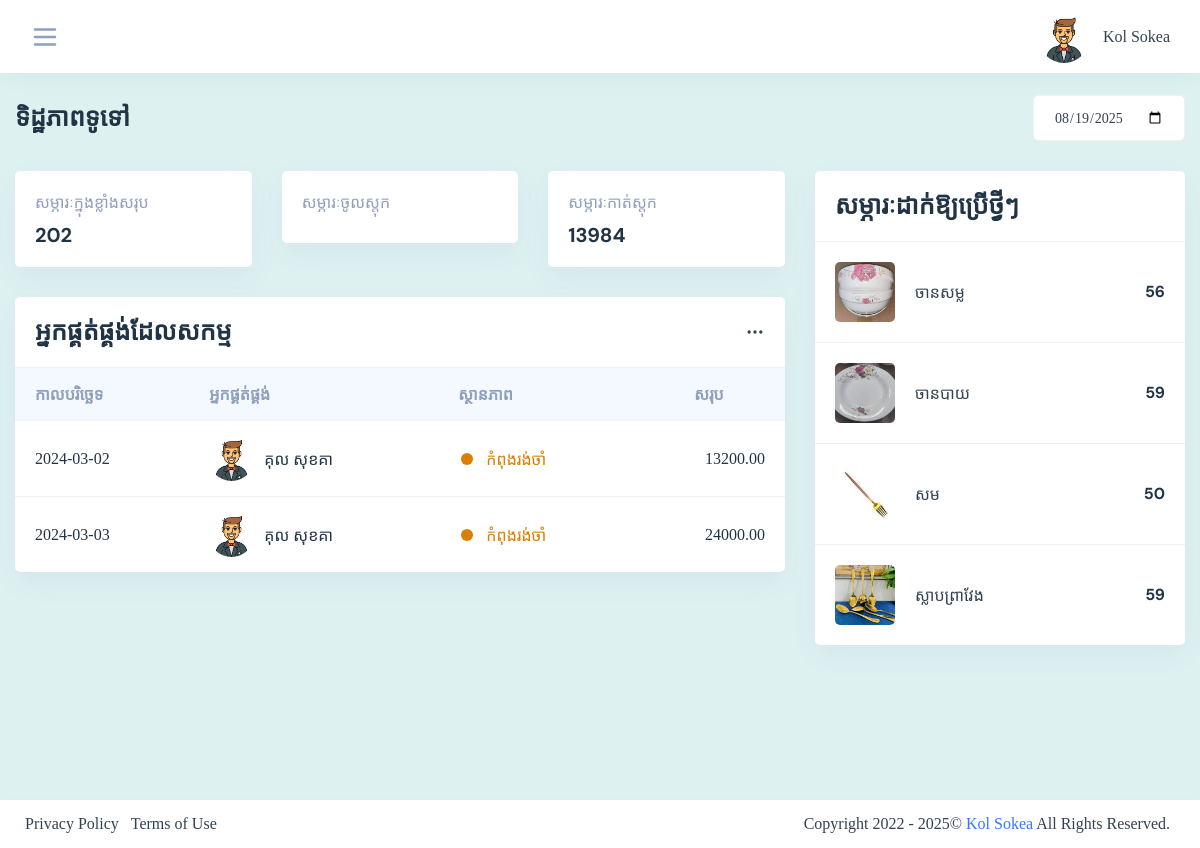
Page /admin/ (signed in) on the committed database.
### tables this page shows
CREATE TABLE `tbl_userprofiles` (
  `usf_id` int(5) NOT NULL,
  `usf_us_id` int(5) NOT NULL,
  `usf_firstname` varchar(50) DEFAULT NULL,
  `usf_lastname` varchar(50) DEFAULT NULL,
  `usf_gender` int(5) DEFAULT NULL,
  `usf_dob` date DEFAULT NULL,
  `usf_phone` varchar(50) DEFAULT NULL,
  `usf_image` varchar(50) DEFAULT NULL,
  `usf_address` varchar(50) DEFAULT NULL,
  `usf_created_date` datetime DEFAULT NULL
);

CREATE TABLE `tbl_order` (
  `or_id` int(5) NOT NULL,
  `or_code` varchar(50) DEFAULT NULL,
  `or_supplier_id` int(5) DEFAULT NULL,
  `or_buyer_id` int(5) DEFAULT NULL,
  `or_receive` tinyint(1) DEFAULT NULL,
  `or_status` tinyint(1) DEFAULT NULL,
  `or_draft` tinyint(1) DEFAULT NULL,
  `or_created_date` date DEFAULT NULL,
  `or_expected_date` date DEFAULT NULL
);

CREATE TABLE `tbl_suppliers` (
  `sp_id` int(5) NOT NULL,
  `sp_name` varchar(50) DEFAULT NULL,
  `sp_company` varchar(50) DEFAULT NULL,
  `sp_email` varchar(50) DEFAULT NULL,
  `sp_phone` varchar(50) DEFAULT NULL,
  `sp_address` varchar(255) DEFAULT NULL,
  `sp_image` varchar(50) NOT NULL,
  `sp_created_date` datetime DEFAULT NULL
);

### admin/index.php (called while the page is built, shortened)
<?php
    include("main_header.php");
    include("main_dashboard.php");
    include("main_foother.php");
?>

### admin/main_dashboard.php (the view, shortened to what this page needs)
<div class="container-fluid">
   <div class="row">
      <div class="col-md-12 mb-4 mt-1">
         <div class="d-flex flex-wrap justify-content-between align-items-center">
             <h4 class="font-weight-bold">ទិដ្ឋភាពទូទៅ</h4>
             <div class="form-group mb-0 vanila-daterangepicker d-flex flex-row">
                  <div class="">
                     <input type="date" name="inputdate" id="inputdate" class="form-control" placeholder="From Date" onchange="selectStock()">
                  </div>
            </div>
         </div>
      </div>
      <div class="col-lg-8 col-md-12">
         <div class="row">
            <div class="col-md-4">
               <div class="card">
                  <div class="card-body">
                     <div class="d-flex align-items-center">
                        <div class="">
                            <a href="form_stocks_available.php"><p class="mb-2 text-secondary">សម្ភារៈក្នុងខ្លាំងសរុប</p></a>
                            <div class="d-flex flex-wrap justify-content-start align-items-center">
                            <?php
                              $stock_itemavailable_total = 0;
                              $query ="SELECT stock_itemavailable FROM tbl_stocks";
                              $query_run = mysqli_query($conn, $query);
                              if(mysqli_num_rows($query_run) > 0) {
                                 foreach($query_run as $row) {
                                    $stock_itemavailable = $row['stock_itemavailable'];
                                    $stock_itemavailable_total += $stock_itemavailable;
                                 }
                              }
                              ?>
                              <h5 class="mb-0 font-weight-bold"><?= $stock_itemavailable_total ?></h5>
                            </div>
                        </div>
                     </div>
                  </div>
               </div>
            </div>
            <div class="col-md-4">
                  <div class="card">
                     <div class="card-body">
                        <div class="d-flex align-items-center">
                              <div class="">
                                 <a href="form_stocks_in.php"><p class="mb-2 text-secondary">សម្ភារៈចូលស្តុក</p></a>
                              </div>
                        </div>
                     </div>
                  </div>
                  </div>
                  <div class="col-md-4">
                  <div class="card">
                     <div class="card-body">
                        <div class="d-flex align-items-center">
                              <div class="">
                                 <p class="mb-2 text-secondary">សម្ភារៈកាត់ស្តុក</p>
                                 <div class="d-flex flex-wrap justify-content-start align-items-center">
                                    <h5 class="mb-0 font-weight-bold" id="totalstockout">13984</h5>
                                 </div>
                              </div>
                        </div>
                     </div>
                  </div>
                  </div>
                  <div class="col-md-12">
                  <div class="card">
                  <div class="card-header d-flex justify-content-between">
                     <div class="header-title">
                        <h4 class="card-title">អ្នកផ្គត់ផ្គង់ដែលសកម្ម</h4>
                     </div>
                     <div class="card-header-toolbar d-flex align-items-center">
                        <div class="dropdown">
                           </div>
                     </div>
                  </div>
                  <div class="card-body p-0">
                     <div class="table-responsive">
                        <table class="table table-hover mb-0">
                           <thead class="table-color-heading">
                              <tr class="text-secondary">
                                 <th scope="col">កាលបរិច្ឆេទ</th>
                                 <th scope="col">អ្នកផ្គត់ផ្គង់</th>
                                 <th scope="col">ស្ថានភាព</th>
                                 <th scope="col" class="text-center">សរុប</th>
                              </tr>
                           </thead>
                           <tbody class="ligth-body">
                              <?php
                              $query ="SELECT or_id, or_code, or_supplier_id, or_receive, or_created_date FROM tbl_order WHERE or_receive != '2' AND or_draft = '1' AND or_status = '1'";
                              $query_run = mysqli_query($conn, $query);
                              if(mysqli_num_rows($query_run) > 0)
                              {
                                 foreach($query_run as $rowor)
                                 {
                                 ?>
                                 <tr class="white-space-no-wrap" onclick="dataofTable(this)">
                                       <td>
                                          <?=$rowor['or_created_date'];?>
                                       </td>
                                       <?php
                                          $sp_id = $rowor['or_supplier_id'];
                                          $query ="SELECT sp_name, sp_image FROM tbl_suppliers WHERE sp_id = $sp_id";
                                          $query_run = mysqli_query($conn, $query);
                                          if(mysqli_num_rows($query_run) > 0)
                                          {
                                             foreach($query_run as $rows)
                                             {
                                                ?>
                                                <td>
                                                   <div class="d-flex align-items-center">
                                                      <div class="avatar-45 mr-2">
                                                         <img src="../assets/images/user/<?=$rows['sp_image'];?>" class="img-fluid rounded-circle"
                                                            alt="image">
                                                      </div>
                                                      <div><?=$rows['sp_name'];?></div>
                                                   </div>
                                                </td>
                                                <?php
                                             }
                                          }
                                       ?>
                                       <td>
                                          <p class="mb-0 text-warning d-flex justify-content-start align-items-center">
                                             <small><svg class="mr-2" xmlns="http://www.w3.org/2000/svg" width="18" viewBox="0 0 24 24" fill="none">
                                             <circle cx="12" cy="12" r="8" fill="#db7e06"></circle></svg>
                                             </small>កំពុងរង់ចាំ
                                          </p>
                                       </td>
                                       <?php
                                          $ord_orcode = $rowor['or_code'];
                                          $query ="SELECT ord_amount FROM tbl_order_detail WHERE ord_orcode = '$ord_orcode'";
                                          $query_run = mysqli_query($conn, $query);
                                          if(mysqli_num_rows($query_run) > 0)
                                          {
                                             foreach($query_run as $roword)
                                             {
                                                ?>
                                                   <td class="text-right"><?=$roword['ord_amount'];?></td>
                                                <?php
                                                break;
                                             }
                                          }
                                       ?>
                                 </tr>
                                 <?php
                                 }
                              }
                              ?>
                           </tbody>
                        </table>
                     </div>
                  </div>
               </div>
            </div>
         </div>
      </div>
      <div class="col-lg-4 col-md-8">
         <div class="card card-block card-stretch card-height">
            <div class="card-header card-header-border d-flex justify-content-between">
               <div class="header-title">
                  <h4 class="card-title">សម្ភារៈដាក់ឱ្យប្រើថ្វីៗ</h4>
               </div>
            </div>
            <div class="card-body-list">
               <ul class="list-style-3 mb-0">
                  <li class="p-3 list-item d-flex justify-content-start align-items-center">
                     <div class="avatar">
                        <img class="avatar avatar-img avatar-60 rounded" src="../assets/images/products/img-ចានសម្ល.jpg" alt="1.jpg">
                     </div>
                     <div class="list-style-detail ml-3 mr-2">
                        <p class="mb-0">ចានសម្ល</p>
                     </div>
                     <div class="list-style-action d-flex justify-content-end ml-auto">
                        <h6 class="font-weight-bold">56</h6>
                     </div>
                  </li>
                  <li class="p-3 list-item d-flex justify-content-start align-items-center">
                     <div class="avatar">
                        <img class="avatar avatar-img avatar-60 rounded" src="../assets/images/products/img-ចានបាយ.jpg" alt="2.jpg">
                     </div>
                     <div class="list-style-detail ml-3 mr-2">
                        <p class="mb-0">ចានបាយ</p>
                     </div>
                     <div class="list-style-action d-flex justify-content-end ml-auto">
                        <h6 class="font-weight-bold">59</h6>
                     </div>
                  </li>
                  <li class="p-3 list-item d-flex justify-content-start align-items-center">
                     <div class="avatar">
                        <img class="avatar avatar-img avatar-60 rounded" src="../assets/images/products/img-សម.jpg" alt="3.jpg">
                     </div>
                     <div class="list-style-detail ml-3 mr-2">
                        <p class="mb-0">សម</p>
                     </div>
                     <div class="list-style-action d-flex justify-content-end ml-auto">
                        <h6 class="font-weight-bold">50</h6>
                     </div>
                  </li>
                  <li class="p-3 list-item d-flex justify-content-start align-items-center">
                     <div class="avatar">
                        <img class="avatar avatar-img avatar-60 rounded" src="../assets/images/products/img-ស្លាបព្រាវែង.jpg" alt="4.jpg">
                     </div>
                     <div class="list-style-detail ml-3 mr-2">
                        <p class="mb-0">ស្លាបព្រាវែង</p>
                     </div>
                     <div class="list-style-action d-flex justify-content-end ml-auto">
                        <h6 class="font-weight-bold">59</h6>
                     </div>
                  </li>
               </ul>
            </div>
         </div>
      </div>
   </div>
</div>

### admin/main_header.php (shortened to what this page needs)
<?php
include("../config/connection.php");
?>
<!doctype html>
<html lang="en">
  <head>
      <link rel="stylesheet" href="../assets/css/backend-plugin.min.css">
      <link rel="stylesheet" href="../assets/css/backend.css?v=1.0.0">
      <link rel="stylesheet" href="../assets/css/mystyle.css">
    </head>
      <body class="  ">
    <div class="wrapper">
       <div class="iq-top-navbar">
          <div class="iq-navbar-custom">
              <nav class="navbar navbar-expand-lg navbar-light p-0">
                  <div class="side-menu-bt-sidebar">
                      <svg xmlns="http://www.w3.org/2000/svg" class="text-secondary wrapper-menu" width="30" fill="none" viewBox="0 0 24 24" stroke="currentColor">
                      <path stroke-linecap="round" stroke-linejoin="round" stroke-width="2" d="M4 6h16M4 12h16M4 18h16" />
                      </svg>
                  </div>
                  <div class="d-flex align-items-center">
                      <div class="collapse navbar-collapse" id="navbarSupportedContent">
                          <ul class="navbar-nav ml-auto navbar-list align-items-center">
                              <li class="nav-item nav-icon dropdown">
                                  <a href="#" class="nav-item nav-icon dropdown-toggle pr-0 search-toggle" id="dropdownMenuButton" data-toggle="dropdown" aria-haspopup="true" aria-expanded="false" >
                                      <img src="../assets/images/user
                                      <?php
                                        $usfId = $_SESSION['PROFILEID'];
                                        $sql = "SELECT usf_image FROM tbl_userprofiles WHERE usf_us_id = $usfId";
                                            $result = $conn->query($sql);
                                            if ($result) {
                                                $itemInrqs = $result->fetch_assoc();
                                                echo "/".$itemInrqs['usf_image'];
                                            }
                                        ?>
                                      " class="img-fluid avatar-rounded" alt="user">
                                      <span id="user" class="mb-0 ml-2 user-name text-capitalize"><?= $_SESSION['USER']; ?></span>
                                  </a>
                              </li>
                          </ul>
                      </div>
                  </div>
              </nav>
          </div>
      </div>
      <div class="content-page" style="martgin: 0px; padding: 90px 0 0; background-color: #def1f1;">

### admin/main_foother.php (shortened to what this page needs)
    </div>
<footer class="iq-footer">
        <div class="container-fluid">
            <div class="row">
                <div class="col-lg-6">
                    <ul class="list-inline mb-0">
                        <li class="list-inline-item"><a href="../backend/privacy-policy.html">Privacy Policy</a></li>
                        <li class="list-inline-item"><a href="../backend/terms-of-service.html">Terms of Use</a></li>
                    </ul>
                </div>
                <div class="col-lg-6 text-right">
                    <span class="mr-1">
                        Copyright 2022 -
                        <script>document.write(new Date().getFullYear())</script>© <a href="#" class="">Kol Sokea</a>
                        All Rights Reserved.
                    </span>
                </div>
            </div>
        </div>
    </footer>
    <script src="../assets/js/app.js"></script>  </body>
</html>

### admin/main_header.php (style rules this page uses)
body, h4, button, a { font-family: 'Khmer OS System'; }

### rows in the picture
tbl_userprofiles: usf_image (picture)
tbl_order: or_created_date "2024-03-02", ord_amount "13200.00"
tbl_suppliers: sp_image (picture), sp_name "គុល សុខគា"
tbl_order: or_created_date "2024-03-03", ord_amount "24000.00"

### other values in the picture
$_SESSION['USER'] "Kol Sokea"
$stock_itemavailable_total "202"
